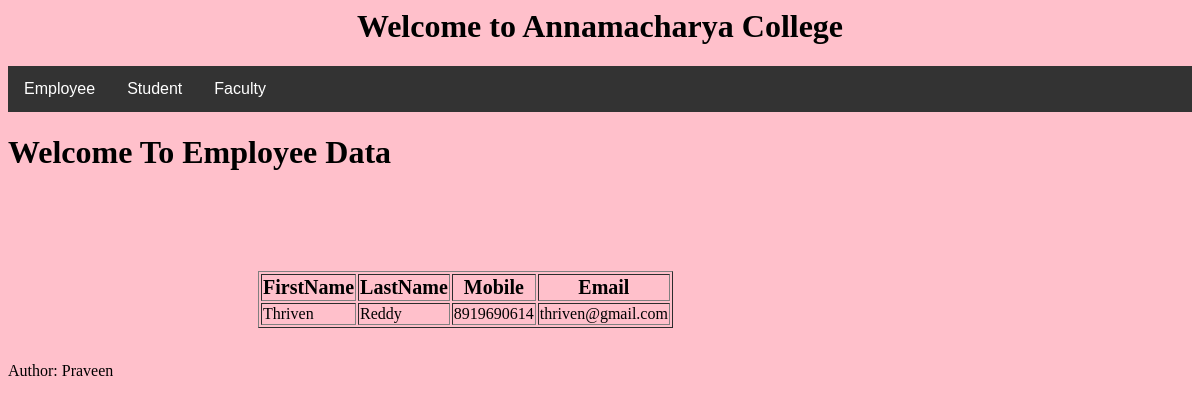
/view_employee/, run on the app's committed database.
### myapp/models.py (models this page shows, shortened)
class EmployeeModel(models.Model):
    first_name = models.CharField(max_length=30)
    last_name = models.CharField(max_length=30)
    mobile = models.CharField(max_length=10, unique=True)
    email = models.EmailField()

### myapp/views.py (the view)
# urls.py: path('view_employee/', views.view_employee,  name = 'view_employee'),
def view_employee(request):
    ob=EmployeeModel.objects.all().values()
    context={
        'data':ob
        }
    temp=loader.get_template('view_employee.html')
    return HttpResponse(temp.render(context,request))

### myapp/templates/view_employee.html (shortened to what this page needs)
{%   extends  "master.html"  %}
{%  block content  %}
<h1>Welcome To Employee  Data</h1>
<table border="1">
<tr style="font-size: 20px;">
<th>FirstName</th>
<th>LastName</th>
<th>Mobile</th>
<th>Email</th>
</tr>
{%  for  x  in  data  %}
<tr style="font-size: 16px;">
<td>{{x.first_name}}</td>
<td>{{x.last_name}}</td>
<td>{{x.mobile}}</td>
<td>{{x.email}}</td>
</tr>
{% endfor %}
</table>
<br>
 {% endblock %}

### myapp/templates/view_employee.html (style rules this page uses)
table { margin-top: 100px; margin-left: 250px; }

### data on the page
EmployeeModel: first_name "Thriven", last_name "Reddy", mobile "8919690614", email "thriven@gmail.com"
